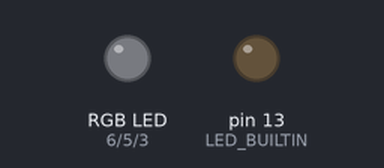
Recording of a sketch running on a simulated Arduino Uno, built with avr-gcc and run on an emulated ATmega328P. Shown: an RGB LED mixed from three pins (HIGH = lit), output pins drawn as LEDs (lit = HIGH).

Above: at 0.4 s.
At 1.4 s:
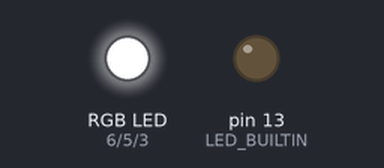
At 3.15 s:
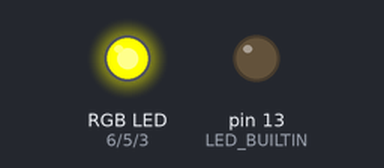
At 3.8 s:
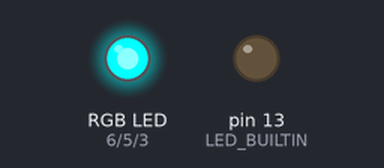
At 4.2 s:
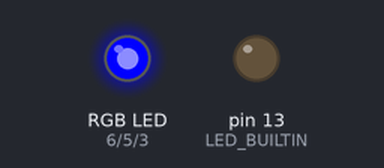
At 4.7 s:
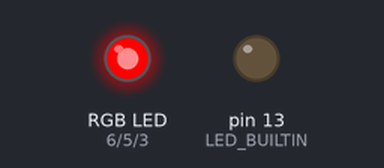
Timing chart, 0 to 5.1 s (numbered marks = the images above):
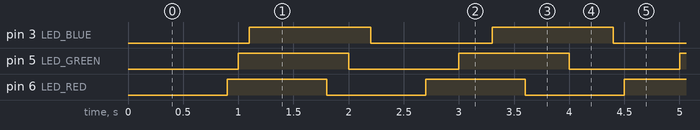

Measured:
- by itself, pin 3 (LED_BLUE): alternates HIGH for 1.1 s and LOW for 1.1 s
- by itself, pin 5 (LED_GREEN): alternates HIGH for 1.0 s and LOW for 1.0 s
- by itself, pin 6 (LED_RED): alternates HIGH for 0.90 s and LOW for 0.90 s

The sketch:

Task2.ino
```cpp
#define LED_RED 6
#define LED_GREEN 5
#define LED_BLUE 3
#define RED_BUTTON 2
#define GREEN_BUTTON 4

#define INTERVAL_RED 900UL
#define INTERVAL_GREEN 1000UL
#define INTERVAL_BLUE 1100UL

int led[] = {LED_RED, LED_GREEN, LED_BLUE};
void initRGB() {
  pinMode(LED_BUILTIN, OUTPUT);
  digitalWrite(LED_BUILTIN, LOW);

  pinMode(LED_RED, OUTPUT);
  digitalWrite(LED_RED, LOW);

  pinMode(LED_GREEN, OUTPUT);
  digitalWrite(LED_GREEN, LOW);

  pinMode(LED_BLUE, OUTPUT);
  digitalWrite(LED_BLUE, LOW);
}

void initButtons() {
  pinMode(RED_BUTTON, INPUT_PULLUP);
  pinMode(GREEN_BUTTON, INPUT_PULLUP);
}

void changeLedState(int pin) {
  digitalWrite(pin, !digitalRead(pin));
}

void setup(){
  initRGB();
  initButtons();
}

void changeRed() {
  static unsigned long lastRedChange = 0UL;
  if (millis() - lastRedChange >= INTERVAL_RED) {
    changeLedState(LED_RED);
    lastRedChange = millis();
  }
}

void changeGreen() {
  static unsigned long lastGreenChange = 0UL;
  if (millis() - lastGreenChange >= INTERVAL_GREEN) {
    changeLedState(LED_GREEN);
    lastGreenChange = millis();
  }
}

void changeBlue() {
  static unsigned long lastBlueChange = 0UL;
  if (millis() - lastBlueChange >= INTERVAL_BLUE) {
    changeLedState(LED_BLUE);
    lastBlueChange = millis();
  }
}

void loop(){
  changeRed();
  changeGreen();
  changeBlue();
}
```
